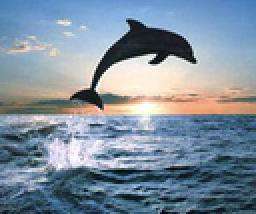
%> input picture dolphin.png, 128 x 107 px, shrunk from 239 x 200 before the run (shown 2 times larger)
$ octave image_enlargement.m   (GNU Octave 9; MATLAB toolbox functions it lacks are replaced by stand-ins)
%> lines starting %> are read from the running program, lines starting %| are printed output that depends on the picture; in (x1, y1, x2, y2) boxes, pixels count from 0 and x2, y2 are one past the last pixel; in counts of white or black regions, pixels touching at a corner belong together; the program's own positions count from 1
% clc
% clear all

img1=imread('dolphin.png');
%> img1 is the input picture: size 107x128x3 uint8; mean R, G, B 126.6, 142.6, 157.2
%img1=uint8(new_img);
img2=rgb2gray(img1);
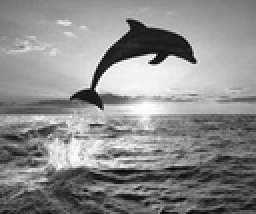
%> img2: size 107x128 uint8 (shown 2 times larger); min 3, max 255, mean 139.5
imshow(img1);
E=diff(img2);
%> in diff, `img3(size(img, 1), :)=img3(size(img, 1)-1, :);`:
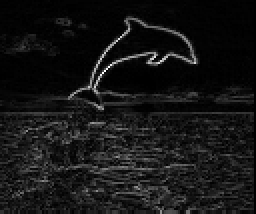
%> img3: size 107x128 double (shown 2 times larger); min 0, max 324, mean 27.2; drawn with min black and max white
%> in diff, `img3(:, size(img, 2))=img3(:, size(img, 2)-1);`: img3: size 107x128 double; 0.77% of pixels changed, all inside (x1, y1, x2, y2) = (127, 0, 128, 107)

%No of columns to be enlarged
c=50;
X=[];
Y=[];
M=[];
for i=1:c
    display(i);
    M=cost(E, X, Y, sum(M(:)));
    [Xcoor,Ycoor]=min_detection(M);
    %M= ignore_seam(M,Xcoor,Ycoor);
    X(:, i)=Xcoor';
    Y(:, i)=Ycoor';
end
%> this loop made 50 passes
%> (minimum in min_detection, Ycoor) on passes 1 to 12: (1088, 114), (1131, 9), (1163, 91), (1183, 123), (1210, 37), (1219, 98), (1312, 22), (1321, 92), (1333, 122), (1363, 13), (1384, 42), (1427, 105)
%> pass 1, `M=cost(E, X, Y, sum(M(:)));`:
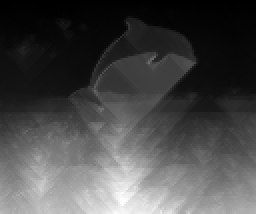
%> M: size 107x128 double (shown 2 times larger); min 0, max 1687, mean 488.2; drawn with min black and max white
%> after the loop:
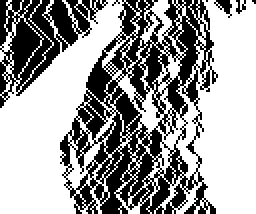
%> M: size 107x128 double (shown 2 times larger); min 1, max 1.59e+170, mean 9.79e+169; drawn with min black and max white

plot_seam(img1, X, Y);
%> after the loop in plot_seam, `for i=1:seams`:
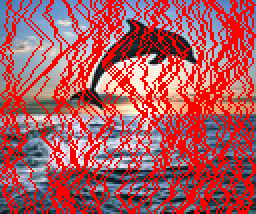
%> img1: size 107x128x3 uint8 (shown 2 times larger); mean R, G, B 176.3, 86.5, 95.2

new_img=zeros(size(img1, 1), size(img1, 2)+c, 3);

for i=1:size(X,1)
    Y2=Y(i,:);
    Y2=sort(Y2);
    k=1;
    for j=1:size(img1, 2)
        if(k==size(Y2,2)+1)
            new_img(size(img1,1)+1-i,j+k-1,:)=img1(size(img1,1)+1-i,j,:);
        elseif(j<Y2(1,k))
            new_img(size(img1,1)+1-i,j+k-1,:)=img1(size(img1,1)+1-i,j,:);
        else
            %new_img(size(img1,1)+1-i,j+k-1,:)=(img1(size(img1,1)+1-i,j,:)+img1(size(img1,1)+1-i,j+1,:))/2;
            if(j==1)
                new_img(size(img1,1)+1-i,j+k-1,:)=img1(size(img1,1)+1-i,j,:);
            elseif(j==size(img1,2))
                new_img(size(img1,1)+1-i,j+k-1,:)=img1(size(img1,1)+1-i,j,:);
            else
                %new_img(size(img1,1)+1-i,j+k-1,:)=img1(size(img1,1)+1-i,j-1,:);
                new_img(size(img1,1)+1-i,j+k-1,:)=(double(img1(size(img1,1)+1-i,j-1,:))+double(img1(size(img1,1)+1-i,j+1,:)))/2;
            end
            new_img(size(img1,1)+1-i,j+k,:)=img1(size(img1,1)+1-i,j,:);
            k=k+1;
        end
    end
end
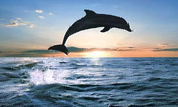
%> new_img: size 107x178x3 double; mean R, G, B 126.9, 142.9, 157.6

img1_g=rgb2gray(img1);
new_img_g=rgb2gray(uint8(new_img));
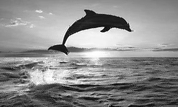
%> new_img_g: size 107x178 uint8; min 3, max 255, mean 139.8
figure;
imshow(uint8(new_img));


function Y=diff(img_input)
    img=double(img_input);
    img3=zeros(size(img, 1), size(img, 2));
    for i=1:size(img, 1)-1
        for j=1:size(img, 2)-1
            img3(i,j)=abs(img(i,j)-img(i+1,j))+abs(img(i,j)-img(i, j+1));
        end
    end
    img3(size(img, 1), :)=img3(size(img, 1)-1, :);
    img3(:, size(img, 2))=img3(:, size(img, 2)-1);
    Y=uint8(img3);
end


function M=cost(f, X, Y, max)
    e=double(f);
    M = zeros(size(e, 1), size(e, 2));

    for i=1:size(X,1)
        for j=1:size(X,2)
            M(X(i,j),Y(i,j))=max;
        end
    end


    for i=1:size(e, 1)
        for j=1:size(e, 2)
            if(M(i,j)==0)
                if(i==1)
                    M(i,j)=e(i,j);
                elseif(j==1)
                    M(i,j)=e(i,j) + min([M(i-1,j),M(i-1,j+1)]);
                elseif(j==size(e,2))
                    M(i,j)=e(i,j) + min([M(i-1,j-1),M(i-1,j)]);
                else
                    M(i,j)=e(i,j) + min([M(i-1,j-1),M(i-1,j),M(i-1,j+1)]);
                end
            end
        end
    end
end

function [X, Y] = min_detection(M)
    Xcoor=[];
    Ycoor=[];

    minimum=min(M(size(M, 1), :));
    index=find(M(size(M,1),:)==minimum);
    index=index(1);
    Xcoor=[Xcoor size(M,1)];
    Ycoor=[Ycoor index];
    for i=size(M,1)-1:-1:1
        if(index==1)
            minimum2=min([M(i, index), M(i, index+1)]);
            if (minimum2==M(i, index))
                index=index;
                Xcoor=[Xcoor i];
                Ycoor=[Ycoor index];
            else
                index=index+1;
                Xcoor=[Xcoor i];
                Ycoor=[Ycoor index];
            end
        elseif(index==size(M,2))
            minimum2=min([M(i, index-1), M(i, index)]);
            if(minimum2==M(i, index-1))
                index=index-1;
                Xcoor=[Xcoor i];
                Ycoor=[Ycoor index];
            elseif (minimum2==M(i, index))
                index=index;
                Xcoor=[Xcoor i];
                Ycoor=[Ycoor index];
            end
        else
            minimum2=min([M(i, index-1), M(i, index), M(i, index+1)]);
            if(minimum2==M(i, index-1))
                index=index-1;
                Xcoor=[Xcoor i];
                Ycoor=[Ycoor index];
            elseif (minimum2==M(i, index))
                index=index;
                Xcoor=[Xcoor i];
                Ycoor=[Ycoor index];
            else
                index=index+1;
                Xcoor=[Xcoor i];
                Ycoor=[Ycoor index];
            end
        end
    end
    X=Xcoor;
    Y=Ycoor;
end


function M= ignore_seam(M,Xcoor,Ycoor)
    for i=1:size(M,1)
        for j=1:size(M,2)
            if(Ycoor(i)==j)
                M(size(M, 1)+1-i, j)=max(M(:))+1;
            end
        end
    end
end

function plot_seam(img1, X, Y)
    %Number of seams is number of columns in x
    seams=size(Y,2);
    for i=1:seams
        for j=1:size(img1, 1)
            for k=1:size(img1, 2)
                if(Y(j,i)==k)
                    img1(size(img1, 1)+1-j, k, 1)=255;
                    img1(size(img1, 1)+1-j, k, 2)=0;
                    img1(size(img1, 1)+1-j, k, 3)=0;
                end
            end
        end
    end
    figure;
    imshow(img1);
end


% [9 lines of commented-out code are left out]

$ run again, with Couple.png copied over dolphin.png
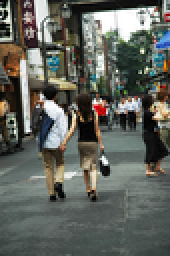
%> input picture Couple.png, 85 x 128 px, shrunk from 333 x 500 before the run (shown 2 times larger)
%> img1 is the input picture: size 128x85x3 uint8; mean R, G, B 96.9, 99.8, 92.7
%> in diff, `img3(:, size(img, 2))=img3(:, size(img, 2)-1);`:
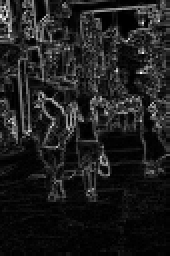
%> img3: size 128x85 double (shown 2 times larger); min 0, max 328, mean 39.5; drawn with min black and max white
%> the loop `for i=1:c` made 50 passes
%> (minimum in min_detection, Ycoor) on passes 1 to 8: (1142, 41), (1204, 15), (1412, 77), (1494, 42), (1820, 50), (1829, 7), (1894, 47), (1904, 33)
%> `new_img_g=rgb2gray(uint8(new_img));`:
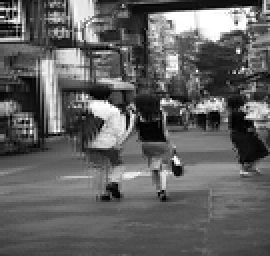
%> new_img_g: size 128x135 uint8 (shown 2 times larger); min 0, max 255, mean 97.7
